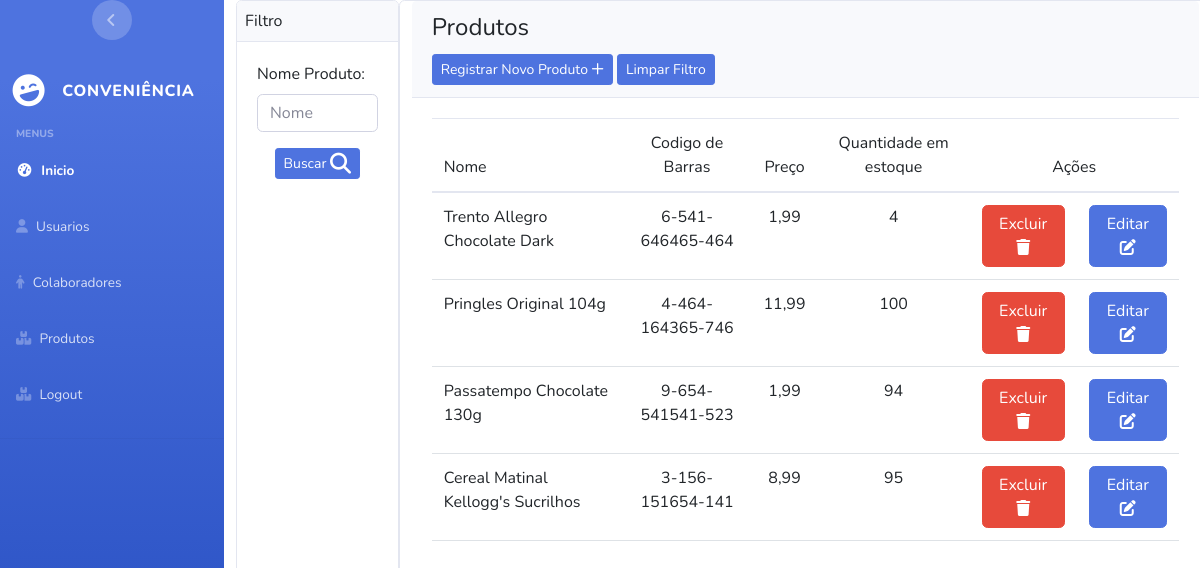
Page /product/main_menu_product (signed in) on the earlier database version.
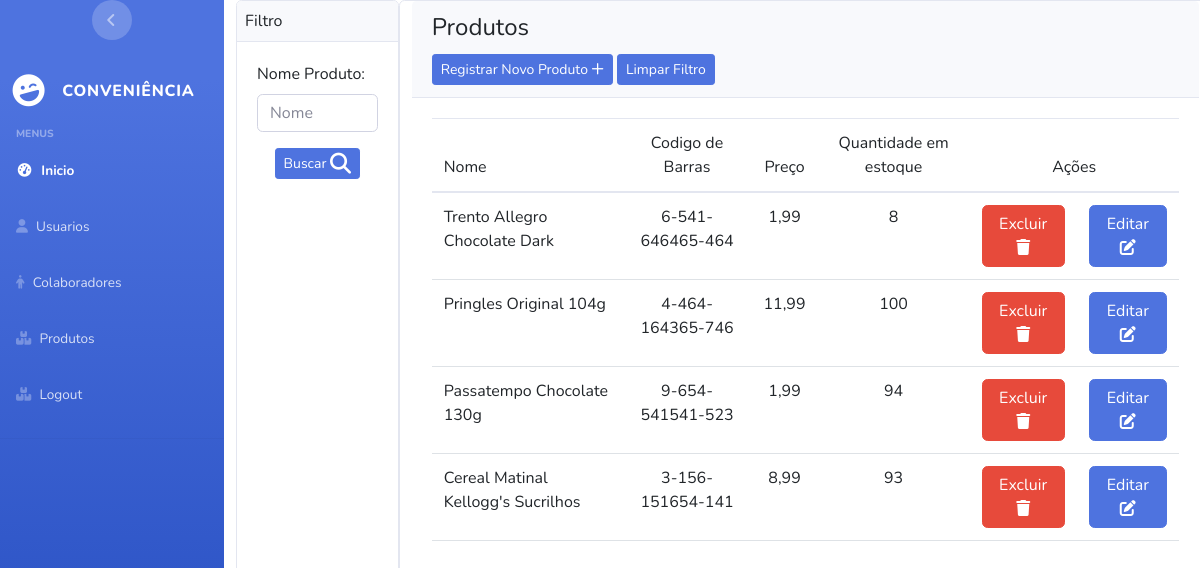
Same page on the later database version.
### apps/Product/models.py (models this page shows, shortened)
class Product(models.Model):
    name = models.CharField(max_length=50,unique=True)
    code_bar = models.CharField(max_length=16,unique=True)
    price = models.DecimalField(decimal_places=2,max_digits=5)
    stock_quantity = models.IntegerField()
    is_deleted = models.BooleanField(default=False)

### apps/Product/views.py (the view)
# urls.py: path("main_menu_product",views.main_menu_product,name="main_menu_product"),
@user_passes_test(lambda user: user.is_superuser,login_url='user:page_not_found')
@login_required(login_url="login_system")
def main_menu_product(request,name=None):
    form = searchProductForm()
    if not name:
        products = Product.objects.all()
    else:
        form = searchProductForm(request.POST)
        products = Product.objects.filter(name__startswith=name)
    return render(request,'product/main_menu_product.html',{'products':products,'form':form})

### apps/Product/forms.py
class searchProductForm(forms.Form):
       name = forms.CharField(label="Nome Produto",widget=forms.TextInput(attrs={"placeholder": "Nome","class": "form-control"}),required=False)

### templates/product/main_menu_product.html (shortened to what this page needs)
{% extends 'base.html' %}
{% block content %}
<div class="d-flex flex-row vh-100">
<div class="card">
  <div class="card-header p-2">
    Filtro
  </div>
  <div class="card-body">
<form method="POST" action="{% url 'product:main_menu_product_with_filter' %}" >
  {{ form }}
  <div class="d-flex justify-content-center mt-3">
    <button type="submit" class="btn btn-fill btn-primary btn-sm">
    Buscar
  </button>
  </div>
</form>
</div>
</div>
<div class="card col-10">
  <div class="card-header">
    <h4 class="card-title">Produtos</h4>
    <td class="px-1"><a href="{% url 'product:save_product' %}" class="btn btn-primary btn-sm">Registrar Novo Produto
      <i class="fa-regular fa-plus"></i>
    </a></td>
    <td class="px-1"><a href="{% url 'product:main_menu_product' %}" class="btn btn-primary btn-sm">Limpar Filtro</a></td>
  </div>
  <div class="card-body">
    <div class="table-responsive">
      <table class="table" id="">
        <thead class="text-primary">
          <tr>
            <th>Nome</th>
            <th style="text-align:center;">Codigo de Barras</th>
            <th style="text-align:center;">Preço</th>
            <th style="text-align:center;">Quantidade em estoque</th>
            <th colspan="3" style="text-align: center;">Ações</th>
          </tr>
        </thead>
        <tbody>
          {% for product in products %}
          {% if not product.is_deleted %}
          <tr>
            <th>{{ product.name }}</th>
            <th style="text-align:center;">{{ product.code_bar }}</th>
            <th style="text-align:center;">{{ product.price }}</th>
            <th style="text-align:center;">{{ product.stock_quantity }}</th>
            <th><a type="submit" class="btn btn-danger" onclick="return confirm('Deseja realmente Excluir?')"
                href="{% url 'product:erase_product' product.id %}">Excluir
                <i class="fa-sharp fa-solid fa-trash"></i>
            </a></th>
            <th><a type="submit" class="btn btn-primary" href="{% url 'product:update_product' product.id %}">
              Editar
              <i class="fa-solid fa-pen-to-square"></i>
            </a></th>
            {% endif %}
            {% endfor %}
          </tr>
        </tbody>
      </table>
    </div>
  </div>
</div>
</div>
{% endblock content %}

Differences in the rows shown:
changed Product "Trento Allegro Chocolate Dark": stock_quantity "4" → "8"
changed Product "Cereal Matinal Kellogg's Sucrilhos": stock_quantity "95" → "93"
